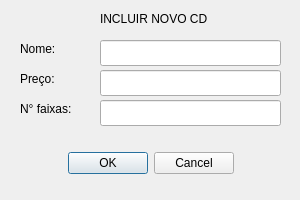
<?xml version="1.0" encoding="UTF-8"?>
<ui version="4.0">
 <class>IncluirCD</class>
 <widget class="QDialog" name="IncluirCD">
  <property name="geometry">
   <rect>
    <x>0</x>
    <y>0</y>
    <width>300</width>
    <height>200</height>
   </rect>
  </property>
  <property name="windowTitle">
   <string>Dialog</string>
  </property>
  <widget class="QDialogButtonBox" name="buttonBox">
   <property name="geometry">
    <rect>
     <x>0</x>
     <y>150</y>
     <width>301</width>
     <height>26</height>
    </rect>
   </property>
   <property name="orientation">
    <enum>Qt::Orientation::Horizontal</enum>
   </property>
   <property name="standardButtons">
    <set>QDialogButtonBox::StandardButton::Cancel|QDialogButtonBox::StandardButton::Ok</set>
   </property>
   <property name="centerButtons">
    <bool>true</bool>
   </property>
  </widget>
  <widget class="QLabel" name="label">
   <property name="geometry">
    <rect>
     <x>20</x>
     <y>40</y>
     <width>66</width>
     <height>18</height>
    </rect>
   </property>
   <property name="text">
    <string>Nome:</string>
   </property>
  </widget>
  <widget class="QLabel" name="label_2">
   <property name="geometry">
    <rect>
     <x>20</x>
     <y>70</y>
     <width>66</width>
     <height>18</height>
    </rect>
   </property>
   <property name="text">
    <string>Preço:</string>
   </property>
  </widget>
  <widget class="QLabel" name="label_3">
   <property name="geometry">
    <rect>
     <x>20</x>
     <y>100</y>
     <width>66</width>
     <height>18</height>
    </rect>
   </property>
   <property name="text">
    <string>N° faixas:</string>
   </property>
  </widget>
  <widget class="QLineEdit" name="lineEditNome">
   <property name="geometry">
    <rect>
     <x>100</x>
     <y>40</y>
     <width>181</width>
     <height>26</height>
    </rect>
   </property>
  </widget>
  <widget class="QLineEdit" name="lineEditNumFaixas">
   <property name="geometry">
    <rect>
     <x>100</x>
     <y>100</y>
     <width>181</width>
     <height>26</height>
    </rect>
   </property>
  </widget>
  <widget class="QLineEdit" name="lineEditPreco">
   <property name="geometry">
    <rect>
     <x>100</x>
     <y>70</y>
     <width>181</width>
     <height>26</height>
    </rect>
   </property>
  </widget>
  <widget class="QLabel" name="label_4">
   <property name="geometry">
    <rect>
     <x>100</x>
     <y>10</y>
     <width>181</width>
     <height>18</height>
    </rect>
   </property>
   <property name="text">
    <string>INCLUIR NOVO CD</string>
   </property>
  </widget>
 </widget>
 <resources/>
 <connections>
  <connection>
   <sender>buttonBox</sender>
   <signal>rejected()</signal>
   <receiver>IncluirCD</receiver>
   <slot>reject()</slot>
   <hints>
    <hint type="sourcelabel">
     <x>316</x>
     <y>260</y>
    </hint>
    <hint type="destinationlabel">
     <x>286</x>
     <y>274</y>
    </hint>
   </hints>
  </connection>
  <connection>
   <sender>buttonBox</sender>
   <signal>accepted()</signal>
   <receiver>IncluirCD</receiver>
   <slot>accept()</slot>
   <hints>
    <hint type="sourcelabel">
     <x>248</x>
     <y>254</y>
    </hint>
    <hint type="destinationlabel">
     <x>157</x>
     <y>274</y>
    </hint>
   </hints>
  </connection>
 </connections>
</ui>
